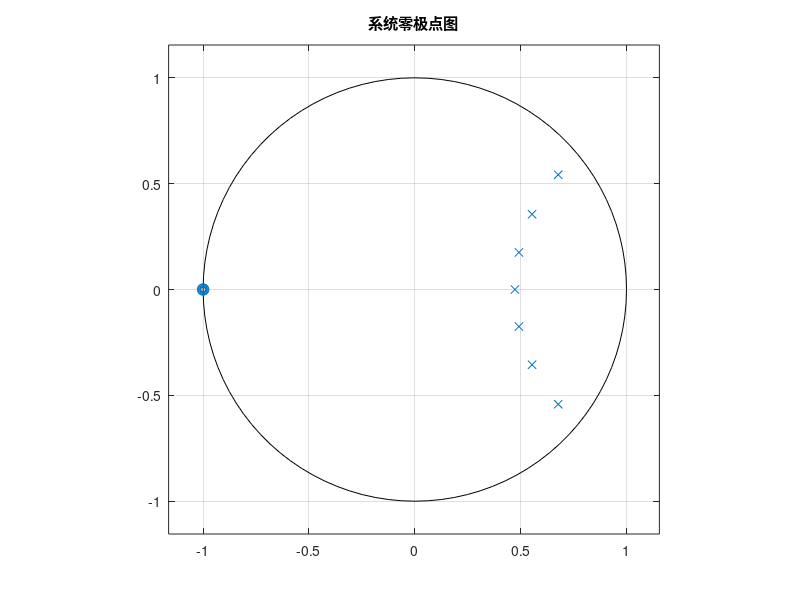
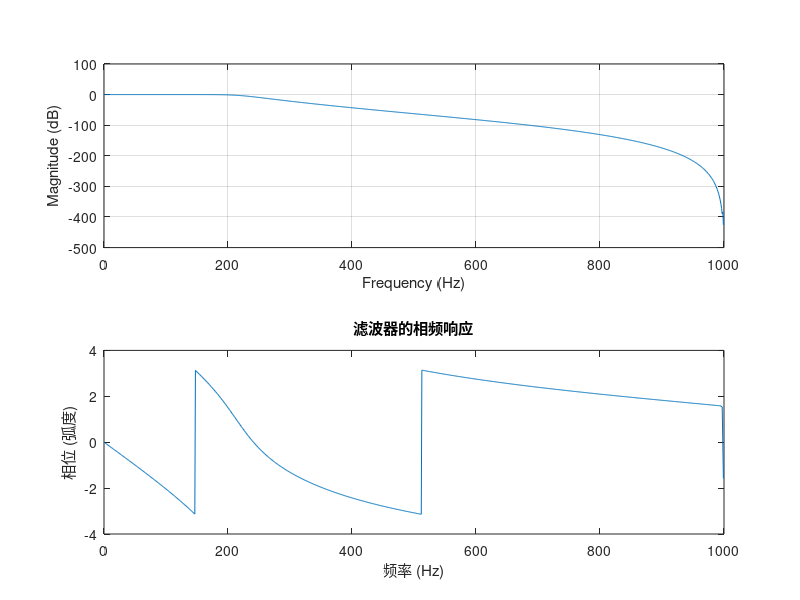

The MATLAB script that drew these images, in order: (Note: this script raises an error after producing the figures.)
% 参数设置
wp = 0.2 * pi;      % 通带截止频率 (rad/sample)
ws = 0.3 * pi;      % 阻带截止频率 (rad/sample)
alpha_p = 1;        % 通带最大衰减 (dB)
alpha_s = 20;       % 阻带最小衰减 (dB)
Fs = 2000;          % 采样频率 (Hz)

% 计算巴特沃斯低通滤波器的阶数和截止频率
[n, Wn] = buttord(wp / pi, ws / pi, alpha_p, alpha_s); 

% 设计巴特沃斯低通滤波器
[b, a] = butter(n, Wn);

% 画出系统零极点图
figure;
zplane(b, a);
title('系统零极点图');

% 画出滤波器的频率响应
figure;
subplot(2, 1, 1);
freqz(b, a, 1024, Fs);  % 绘制幅频响应
title('滤波器的幅频响应');

% 绘制滤波器的相频响应
subplot(2, 1, 2);
[H, f] = freqz(b, a, 1024, Fs);  % 计算频率响应
plot(f, angle(H));  % 绘制相位响应
title('滤波器的相频响应');
xlabel('频率 (Hz)');
ylabel('相位 (弧度)');

% 加载音频文件
[x, fs] = audioread('motherland.wav');

% 对信号进行滤波
y = filter(b, a, x);

% 绘制原始信号和滤波后信号的波形
figure;
subplot(2, 1, 1);
plot(x(1:3*fs)); % 显示前三秒的信号
title('原始信号');
subplot(2, 1, 2);
plot(y(1:3*fs)); % 显示前三秒的滤波后信号
title('滤波后信号');
